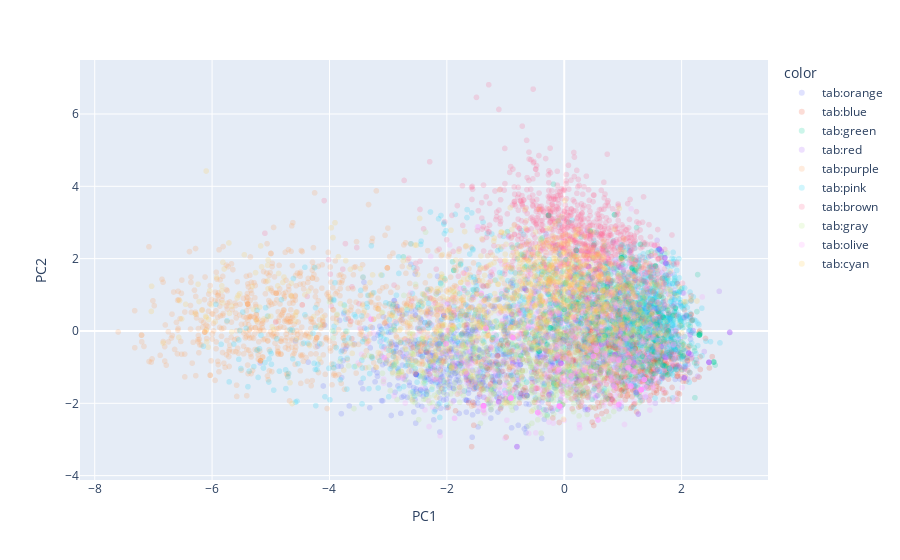

Notebook cell for this chart:
### Markdown cell above
Visualize songs in PC space. The figure below shows the distribution of songs in the (PC1, PC2) space. Overall, it seems as though there is very little information in PC2 (the spread is mostly in the PC1 direction).

### Code cell
colors ={ "afrobeat":'tab:blue', 'acoustic':'tab:orange', 'alt-rock':'tab:green', 'alternative':'tab:red',
       'ambient':'tab:purple', 'black-metal':'tab:brown', 'anime':'tab:pink', 'bluegrass':'tab:gray',
       'blues':'tab:olive', 'world-music':'tab:cyan'}

sampled_df['color'] = sampled_df.index.map(colors)

# Plot PC1 vs PC2
fig = px.scatter(pca_scaled_x, x="PC1", y="PC2",
                 opacity=0.2,
                 hover_name=sampled_df.index,
                 color=sampled_df['color'])  # Use 'color' column for color coding

fig.show()

### Figure 1 — Plotly figure (JSON) as saved in the notebook; plotly's stock layout.template omitted (floating-point values rounded to 4 significant figures; data arrays with more than 128 entries replaced by an {"elided": "..."} marker saying what was removed)
{"data": [{"hovertemplate": "<b>%{hovertext}</b><br><br>color=tab:orange<br>PC1=%{x}<br>PC2=%{y}<extra></extra>", "hovertext": {"elided": "991 str values"}, "legendgroup": "tab:orange", "marker": {"color": "#636efa", "opacity": 0.2, "symbol": "circle"}, "mode": "markers", "name": "tab:orange", "showlegend": true, "type": "scattergl", "x": {"elided": "991 float values"}, "xaxis": "x", "y": {"elided": "991 float values"}, "yaxis": "y"}, {"hovertemplate": "<b>%{hovertext}</b><br><br>color=tab:blue<br>PC1=%{x}<br>PC2=%{y}<extra></extra>", "hovertext": {"elided": "994 str values"}, "legendgroup": "tab:blue", "marker": {"color": "#EF553B", "opacity": 0.2, "symbol": "circle"}, "mode": "markers", "name": "tab:blue", "showlegend": true, "type": "scattergl", "x": {"elided": "994 float values"}, "xaxis": "x", "y": {"elided": "994 float values"}, "yaxis": "y"}, {"hovertemplate": "<b>%{hovertext}</b><br><br>color=tab:green<br>PC1=%{x}<br>PC2=%{y}<extra></extra>", "hovertext": {"elided": "997 str values"}, "legendgroup": "tab:green", "marker": {"color": "#00cc96", "opacity": 0.2, "symbol": "circle"}, "mode": "markers", "name": "tab:green", "showlegend": true, "type": "scattergl", "x": {"elided": "997 float values"}, "xaxis": "x", "y": {"elided": "997 float values"}, "yaxis": "y"}, {"hovertemplate": "<b>%{hovertext}</b><br><br>color=tab:red<br>PC1=%{x}<br>PC2=%{y}<extra></extra>", "hovertext": {"elided": "406 str values"}, "legendgroup": "tab:red", "marker": {"color": "#ab63fa", "opacity": 0.2, "symbol": "circle"}, "mode": "markers", "name": "tab:red", "showlegend": true, "type": "scattergl", "x": {"elided": "406 float values"}, "xaxis": "x", "y": {"elided": "406 float values"}, "yaxis": "y"}, {"hovertemplate": "<b>%{hovertext}</b><br><br>color=tab:purple<br>PC1=%{x}<br>PC2=%{y}<extra></extra>", "hovertext": {"elided": "957 str values"}, "legendgroup": "tab:purple", "marker": {"color": "#FFA15A", "opacity": 0.2, "symbol": "circle"}, "mode": "markers", "name": "tab:purple", "showlegend": true, "type": "scattergl", "x": {"elided": "957 float values"}, "xaxis": "x", "y": {"elided": "957 float values"}, "yaxis": "y"}, {"hovertemplate": "<b>%{hovertext}</b><br><br>color=tab:pink<br>PC1=%{x}<br>PC2=%{y}<extra></extra>", "hovertext": {"elided": "988 str values"}, "legendgroup": "tab:pink", "marker": {"color": "#19d3f3", "opacity": 0.2, "symbol": "circle"}, "mode": "markers", "name": "tab:pink", "showlegend": true, "type": "scattergl", "x": {"elided": "988 float values"}, "xaxis": "x", "y": {"elided": "988 float values"}, "yaxis": "y"}, {"hovertemplate": "<b>%{hovertext}</b><br><br>color=tab:brown<br>PC1=%{x}<br>PC2=%{y}<extra></extra>", "hovertext": {"elided": "976 str values"}, "legendgroup": "tab:brown", "marker": {"color": "#FF6692", "opacity": 0.2, "symbol": "circle"}, "mode": "markers", "name": "tab:brown", "showlegend": true, "type": "scattergl", "x": {"elided": "976 float values"}, "xaxis": "x", "y": {"elided": "976 float values"}, "yaxis": "y"}, {"hovertemplate": "<b>%{hovertext}</b><br><br>color=tab:gray<br>PC1=%{x}<br>PC2=%{y}<extra></extra>", "hovertext": {"elided": "993 str values"}, "legendgroup": "tab:gray", "marker": {"color": "#B6E880", "opacity": 0.2, "symbol": "circle"}, "mode": "markers", "name": "tab:gray", "showlegend": true, "type": "scattergl", "x": {"elided": "993 float values"}, "xaxis": "x", "y": {"elided": "993 float values"}, "yaxis": "y"}, {"hovertemplate": "<b>%{hovertext}</b><br><br>color=tab:olive<br>PC1=%{x}<br>PC2=%{y}<extra></extra>", "hovertext": {"elided": "934 str values"}, "legendgroup": "tab:olive", "marker": {"color": "#FF97FF", "opacity": 0.2, "symbol": "circle"}, "mode": "markers", "name": "tab:olive", "showlegend": true, "type": "scattergl", "x": {"elided": "934 float values"}, "xaxis": "x", "y": {"elided": "934 float values"}, "yaxis": "y"}, {"hovertemplate": "<b>%{hovertext}</b><br><br>color=tab:cyan<br>PC1=%{x}<br>PC2=%{y}<extra></extra>", "hovertext": {"elided": "913 str values"}, "legendgroup": "tab:cyan", "marker": {"color": "#FECB52", "opacity": 0.2, "symbol": "circle"}, "mode": "markers", "name": "tab:cyan", "showlegend": true, "type": "scattergl", "x": {"elided": "913 float values"}, "xaxis": "x", "y": {"elided": "913 float values"}, "yaxis": "y"}], "layout": {"legend": {"title": {"text": "color"}, "tracegroupgap": 0}, "margin": {"t": 60}, "xaxis": {"anchor": "y", "domain": [0, 1], "title": {"text": "PC1"}}, "yaxis": {"anchor": "x", "domain": [0, 1], "title": {"text": "PC2"}}}}
